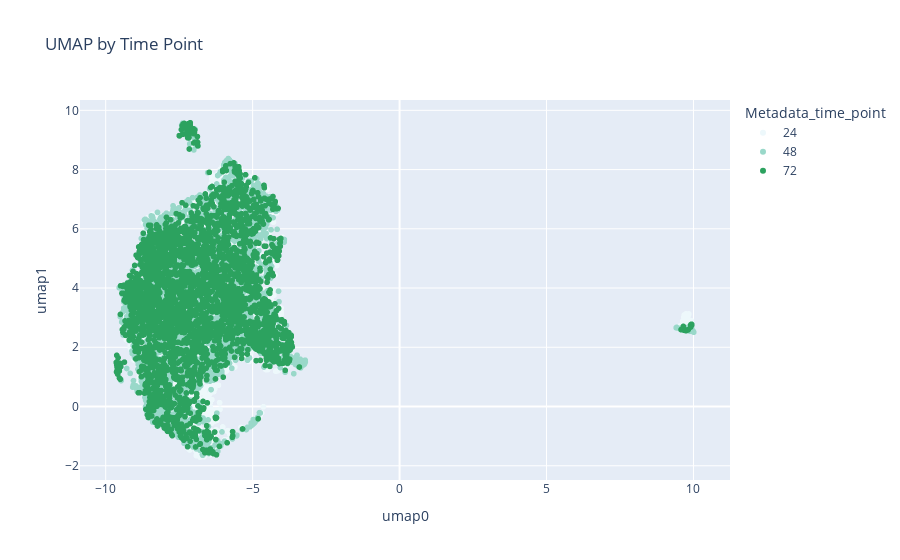

The code cell stored with this chart in its notebook:
### Code cell
blue_green_short_colors = ["#edf8fb", "#99d8c9", "#2ca25f"]

fig = px.scatter(
    umapdf,
    x="umap0",
    y="umap1",
    color="Metadata_time_point",
    title="UMAP by Time Point",
    color_discrete_sequence=blue_green_short_colors,
)

fig.show()
fig.write_image(
    static_figure_path / "round1_time_point_umap.png", width=2000, height=1200
)
fig.write_html(
    int_figure_path / "round1_time_point_umap.html",
    full_html=True,
    include_plotlyjs="embed",
)

### Figure 1 — Plotly figure (JSON) as saved in the notebook; plotly's stock layout.template omitted (floating-point values rounded to 4 significant figures; data arrays with more than 128 entries replaced by an {"elided": "..."} marker saying what was removed)
{"data": [{"hovertemplate": "Metadata_time_point=24<br>umap0=%{x}<br>umap1=%{y}<extra></extra>", "legendgroup": "24", "marker": {"color": "#edf8fb", "symbol": "circle"}, "mode": "markers", "name": "24", "showlegend": true, "type": "scattergl", "x": {"elided": "3050 float values"}, "xaxis": "x", "y": {"elided": "3050 float values"}, "yaxis": "y"}, {"hovertemplate": "Metadata_time_point=48<br>umap0=%{x}<br>umap1=%{y}<extra></extra>", "legendgroup": "48", "marker": {"color": "#99d8c9", "symbol": "circle"}, "mode": "markers", "name": "48", "showlegend": true, "type": "scattergl", "x": {"elided": "3150 float values"}, "xaxis": "x", "y": {"elided": "3150 float values"}, "yaxis": "y"}, {"hovertemplate": "Metadata_time_point=72<br>umap0=%{x}<br>umap1=%{y}<extra></extra>", "legendgroup": "72", "marker": {"color": "#2ca25f", "symbol": "circle"}, "mode": "markers", "name": "72", "showlegend": true, "type": "scattergl", "x": {"elided": "3250 float values"}, "xaxis": "x", "y": {"elided": "3250 float values"}, "yaxis": "y"}], "layout": {"legend": {"title": {"text": "Metadata_time_point"}, "tracegroupgap": 0}, "title": {"text": "UMAP by Time Point"}, "xaxis": {"anchor": "y", "domain": [0.0, 1.0], "title": {"text": "umap0"}}, "yaxis": {"anchor": "x", "domain": [0.0, 1.0], "title": {"text": "umap1"}}}}
